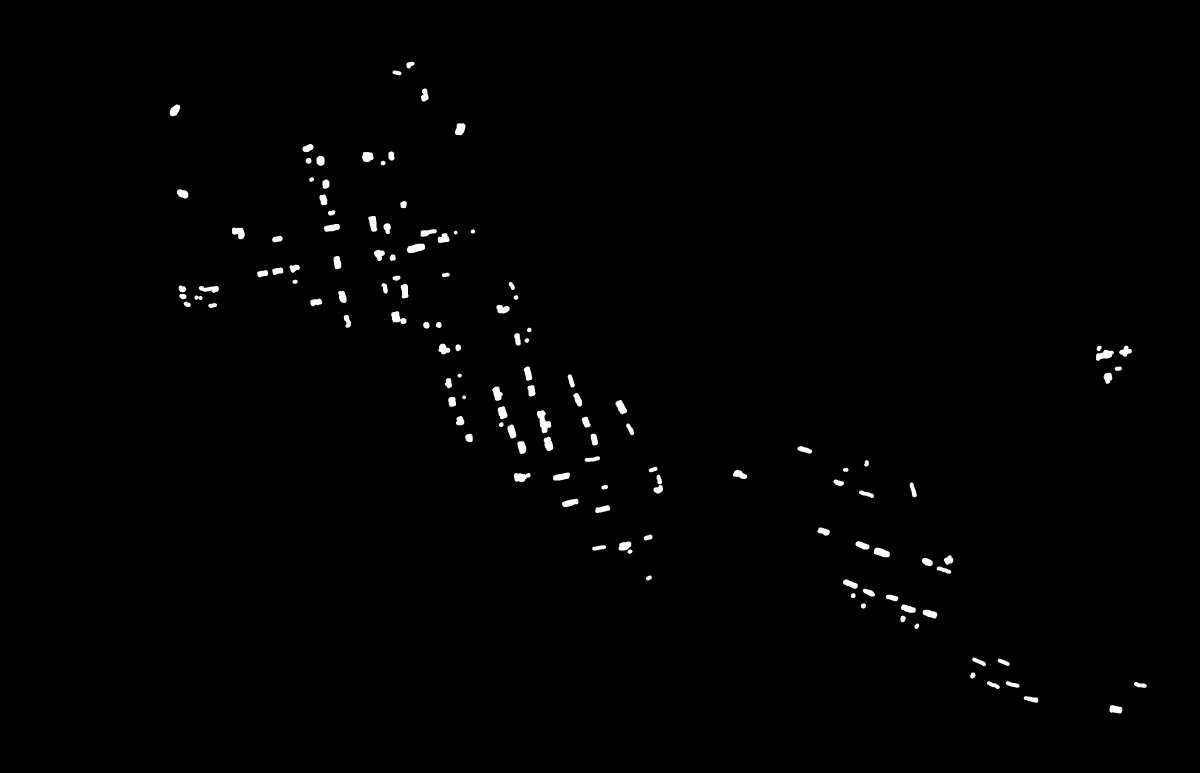
#> input picture benchmark/building_flood/target1.png, 4800 x 3092 px, given in place of region0_sat.png, which was not available (shown at 1/4 size)
$ python split2048.py benchmark/building_flood   (older library calls are emulated)
#> lines starting #> are read from the running program, lines starting #| are printed output that depends on the picture; pictures that were not available may be replaced by others from this repository, and a replacement may not be noted
import sys, getopt, os
from subprocess import Popen
import math
import numpy as np
import scipy.misc
import scipy
import scipy.ndimage
from PIL import Image

from time import time

import inputFilter


def split2048(name1, name2, rgb=False):
#> called with name1 = 'benchmark/building_flood/region0', name2 = '_sat.png', rgb = True
	base = scipy.ndimage.imread(name1+name2)
#> base is the input picture: shape (3092, 4800, 4); mean R, G, B, A 2, 2, 2, 255

	if rgb == True:
		Image.fromarray(base[0:2048,0:2048,:]).save(name1+"_0"+name2)
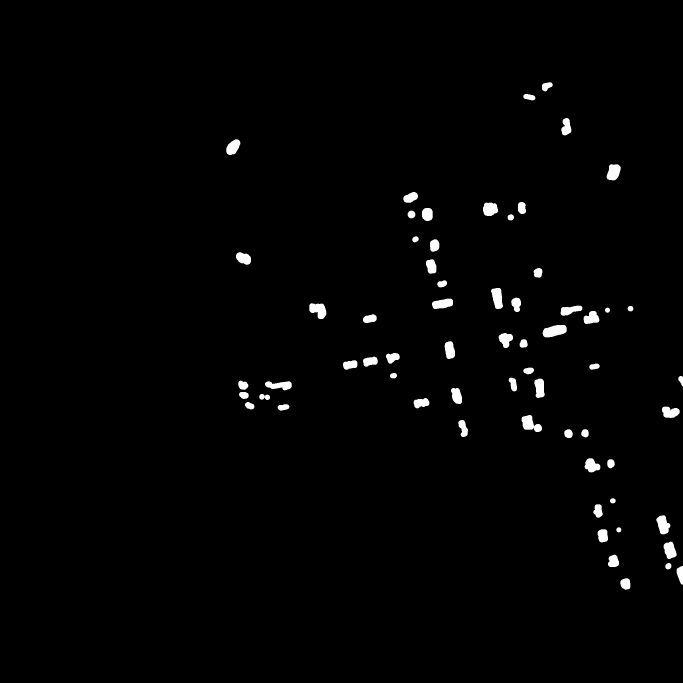
#> saved as region0_0_sat.png: PIL image 2048x2048 RGBA (shown at 1/3 size); mean R, G, B, A 3.4, 3.4, 3.4, 255
		Image.fromarray(base[2048:4096,0:2048,:]).save(name1+"_1"+name2)
		Image.fromarray(base[0:2048,2048:4096,:]).save(name1+"_2"+name2)
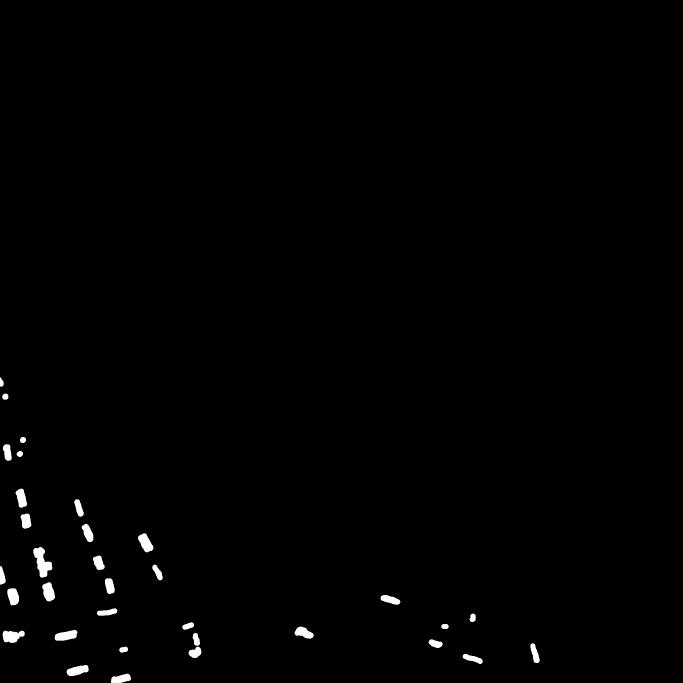
#> saved as region0_2_sat.png: PIL image 2048x2048 RGBA (shown at 1/3 size); mean R, G, B, A 2, 2, 2, 255
		Image.fromarray(base[2048:4096,2048:4096,:]).save(name1+"_3"+name2)
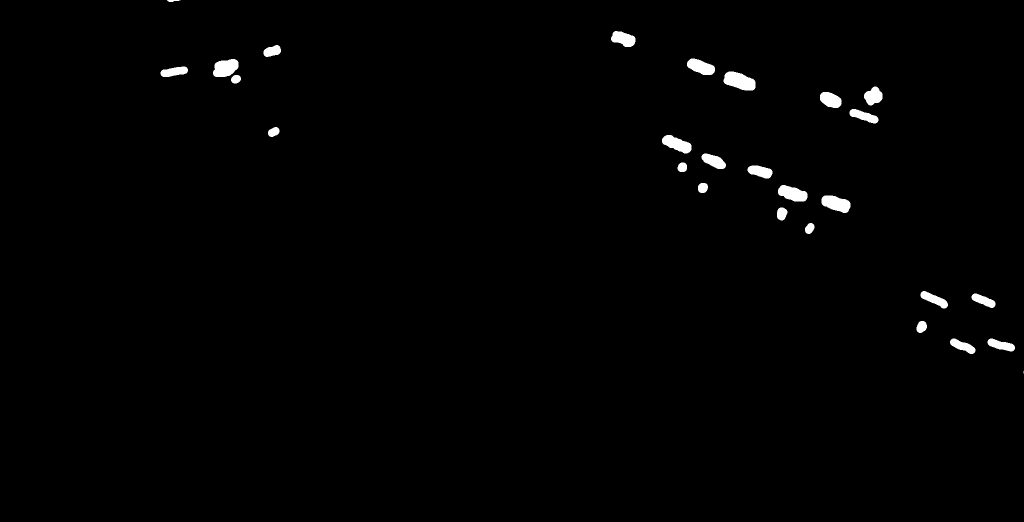
#> saved as region0_3_sat.png: PIL image 2048x1044 RGBA (shown at 1/2 size); mean R, G, B, A 2.5, 2.5, 2.5, 255
	else:
		Image.fromarray(base[0:2048,0:2048]).save(name1+"_0"+name2)
		Image.fromarray(base[2048:4096,0:2048]).save(name1+"_1"+name2)
		Image.fromarray(base[0:2048,2048:4096]).save(name1+"_2"+name2)
		Image.fromarray(base[2048:4096,2048:4096]).save(name1+"_3"+name2)


folder = sys.argv[1]
for i in xrange(36):
	print(i)
	split2048(folder+"/region%d"%i, "_sat.png", rgb=True)
	split2048(folder+"/region%d"%i, "_t1.png", rgb=False)
#> call 2 of split2048, with name1 = 'benchmark/building_flood/region0', name2 = '_t1.png', rgb = False
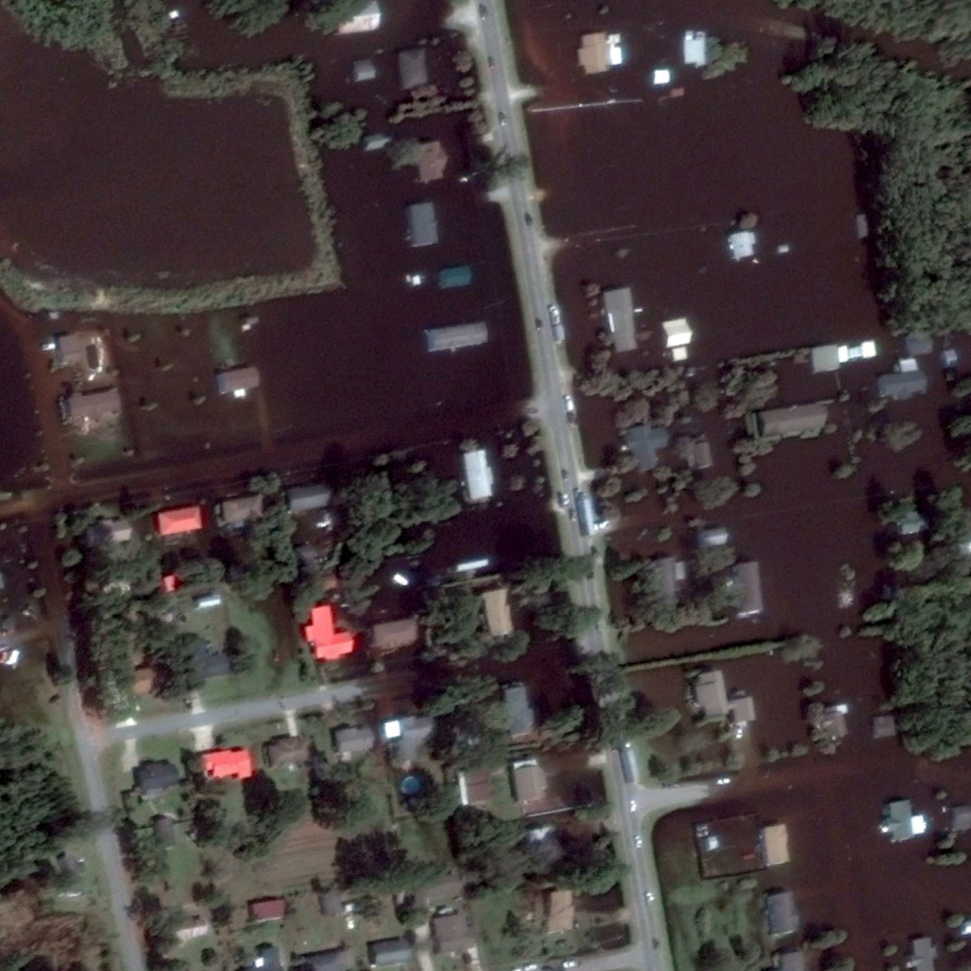
#> input picture benchmark/building_flood/sat0.png, 971 x 971 px, given in place of region0_t1.png, which was not available
#> in split2048, base is the input picture: shape (971, 971, 4); mean R, G, B, A 67, 57, 57.8, 255
#> (the run stopped early here; a loop or call above may not have finished)
